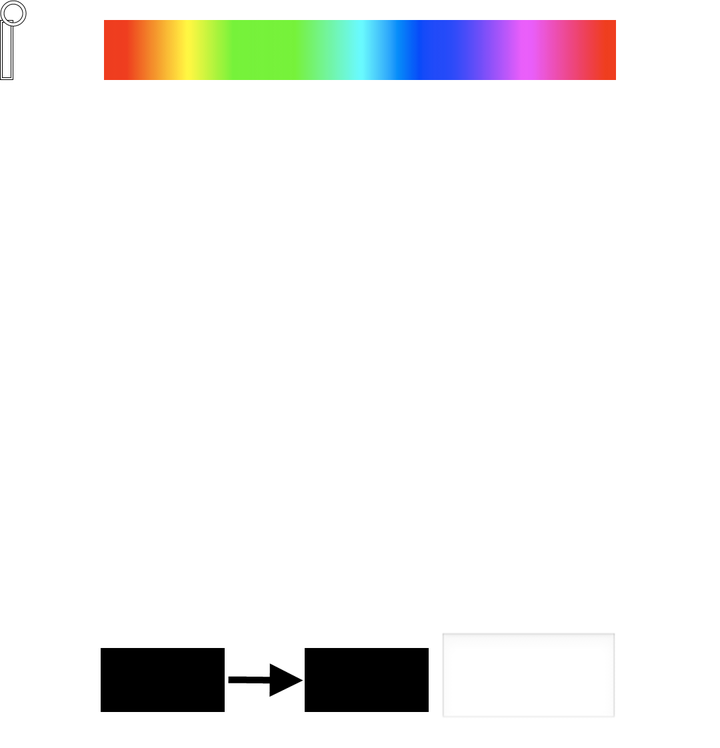
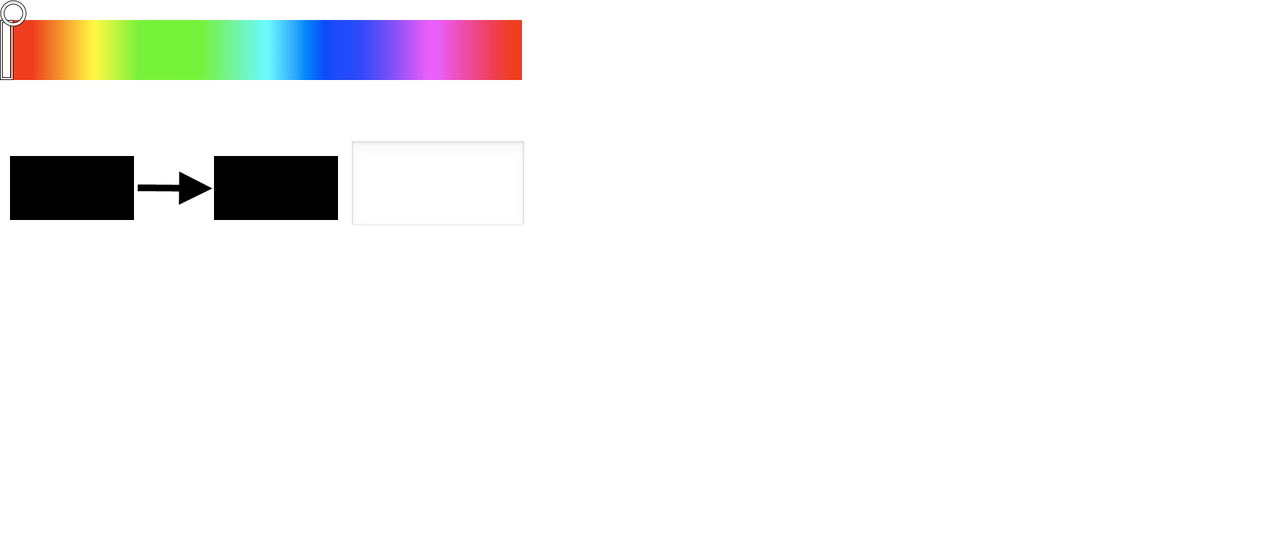

Compare how this app lays out the same screen by default and in its alternative resource folder. The renders come first, then the two layout files and the values they reference.
<!-- AndroidManifest.xml: application theme AppTheme -->
<!-- res/layout/fragment_color_picker.xml -->
<?xml version="1.0" encoding="utf-8"?>
<RelativeLayout xmlns:android="http://schemas.android.com/apk/res/android"
    android:paddingBottom="10dp"
    android:layout_width="match_parent"
    android:layout_height="wrap_content">
    
    <View android:id="@+id/fragment_color_picker_hue"
        android:layout_width="256dp"
        android:layout_height="30dp"
        android:layout_alignParentTop="true"
        android:layout_centerInParent="true"
        android:layout_marginTop="10dp"
        android:background="@drawable/hue_palette" />
    
    <ImageView android:id="@+id/fragment_color_cursor_hue"
        android:contentDescription="@string/fragment_dialog"
        android:src="@drawable/cursor_hue"
        android:layout_width="wrap_content"
        android:layout_alignTop="@id/fragment_color_picker_hue"
        android:layout_height="wrap_content"/>
    
	<View android:id="@+id/fragment_color_picker_sat"
	    android:layout_below="@id/fragment_color_picker_hue"
        android:layout_marginTop="10dp"
        android:layout_centerInParent="true"
        android:layerType="software"
	    android:layout_width="256dp"
	    android:layout_height="256dp" />
	
    <ImageView android:id="@+id/fragment_color_cursor_sat"
        android:contentDescription="@string/fragment_dialog"
        android:src="@drawable/cursor_sat"
        android:layout_width="wrap_content"
        android:layout_height="wrap_content"/>	

    <LinearLayout android:layout_width="wrap_content"
        android:layout_height="wrap_content"
        android:layout_below="@id/fragment_color_picker_sat"
        android:layout_marginTop="10dp"
        android:layout_centerInParent="true"
        android:layout_centerHorizontal="true"
        android:gravity="center"
        android:orientation="horizontal">

        <RelativeLayout android:padding="1dp"
            android:background="@android:color/black" 
            android:layout_width="wrap_content"
            android:layout_height="wrap_content">
            
	        <View android:id="@+id/fragment_color_orig"
	            android:layout_width="60dp"
	            android:layout_height="30dp" />
            
        </RelativeLayout>

        <ImageView android:id="@+id/fragment_color_arrow"
            android:contentDescription="@string/fragment_dialog"
            android:src="@drawable/icon_arrow"            
            android:layout_width="wrap_content"
            android:layout_height="wrap_content"/>
        
        <RelativeLayout android:padding="1dp"
            android:background="@android:color/black"
            android:layout_width="wrap_content"
            android:layout_height="wrap_content">
            
	        <View android:id="@+id/fragment_color_new"
	            android:layout_width="60dp"
	            android:layout_height="30dp" />
	        
        </RelativeLayout>
        
	   <EditText android:id="@+id/fragment_color_hexEdit"
	       android:layout_marginLeft="5dp"
	       android:layout_marginStart="5dp"
	       android:inputType="textCapCharacters"
	       android:maxLength="9"
	       android:layout_width="90dp"
	       android:layout_height="wrap_content" />
               
    </LinearLayout>
    
</RelativeLayout>
<!-- resources referenced by this layout -->
<resources>
  <!-- drawable cursor_hue: png bitmap (drawable-hdpi, 199 bytes) -->
  <!-- drawable cursor_sat: png bitmap (drawable-hdpi, 821 bytes) -->
  <!-- drawable hue_palette: png bitmap (drawable, 815 bytes) -->
  <!-- drawable icon_arrow: png bitmap (drawable-hdpi, 466 bytes) -->
  <string name="fragment_dialog">Dialog</string>
  <style name="AppTheme" parent="AppBaseTheme">
          
      </style>
  <style name="AppBaseTheme" parent="android:Theme.Light">
          
          <item name="android:windowNoTitle">true</item>
      </style>
</resources>
<!-- res/layout-land/fragment_color_picker.xml (the repository's variant of the layout above) -->
<!-- drawn on the phone turned sideways -->
<?xml version="1.0" encoding="utf-8"?>
<RelativeLayout xmlns:android="http://schemas.android.com/apk/res/android"
    android:paddingBottom="10dp"
    android:layout_width="match_parent"
    android:layout_height="wrap_content">
    
    <View android:id="@+id/fragment_color_picker_hue"
        android:layout_width="256dp"
        android:layout_height="30dp"
        android:layout_alignParentTop="true"
        android:layout_alignParentLeft="true"
        android:layout_alignParentStart="true"
        android:layout_marginTop="10dp"
        android:layout_marginLeft="5dp"
        android:layout_marginStart="5dp"
        android:background="@drawable/hue_palette" />
    
    <ImageView android:id="@+id/fragment_color_cursor_hue"
        android:contentDescription="@string/fragment_dialog"
        android:src="@drawable/cursor_hue"
        android:layout_width="wrap_content"
        android:layout_alignTop="@id/fragment_color_picker_hue"
        android:layout_height="wrap_content"/>
    
	<View android:id="@+id/fragment_color_picker_sat"
        android:layout_alignParentTop="true"
        android:layout_alignParentRight="true"
        android:layout_alignParentEnd="true"
        android:layout_marginTop="10dp"
        android:layout_marginRight="5dp"
        android:layout_marginEnd="5dp"
        android:layerType="software"
	    android:layout_width="256dp"
	    android:layout_height="256dp" />
	
    <ImageView android:id="@+id/fragment_color_cursor_sat"
        android:contentDescription="@string/fragment_dialog"
        android:src="@drawable/cursor_sat"
        android:layout_width="wrap_content"
        android:layout_height="wrap_content"/>	

    <LinearLayout android:layout_width="wrap_content"
        android:layout_height="wrap_content"
        android:layout_below="@id/fragment_color_picker_hue"
        android:layout_marginTop="30dp"
        android:layout_marginLeft="5dp"
        android:layout_marginStart="5dp"
        android:layout_alignParentLeft="true"
        android:layout_alignParentStart="true"
        android:gravity="center"
        android:orientation="horizontal">

        <RelativeLayout android:id="@+id/fragment_color_orig_border" 
            android:padding="1dp"
            android:background="@android:color/black" 
            android:layout_width="wrap_content"
            android:layout_height="wrap_content">
            
	        <View android:id="@+id/fragment_color_orig"
	            android:layout_width="60dp"
	            android:layout_height="30dp" />
            
        </RelativeLayout>

        <ImageView android:id="@+id/fragment_color_arrow"
            android:contentDescription="@string/fragment_dialog"
            android:src="@drawable/icon_arrow"            
            android:layout_width="wrap_content"
            android:layout_height="wrap_content"/>
        
        <RelativeLayout android:id="@+id/fragment_color_new_border"  
            android:padding="1dp"
            android:background="@android:color/black"
            android:layout_width="wrap_content"
            android:layout_height="wrap_content">
            
	        <View android:id="@+id/fragment_color_new"
	            android:layout_width="60dp"
	            android:layout_height="30dp" />
            
        </RelativeLayout>

	   <EditText android:id="@+id/fragment_color_hexEdit"
	       android:layout_marginLeft="5dp"
	       android:layout_marginStart="5dp"
	       android:inputType="textCapCharacters"
	       android:maxLength="9"
	       android:layout_width="90dp"
	       android:layout_height="wrap_content" />        
        
    </LinearLayout>
</RelativeLayout>
